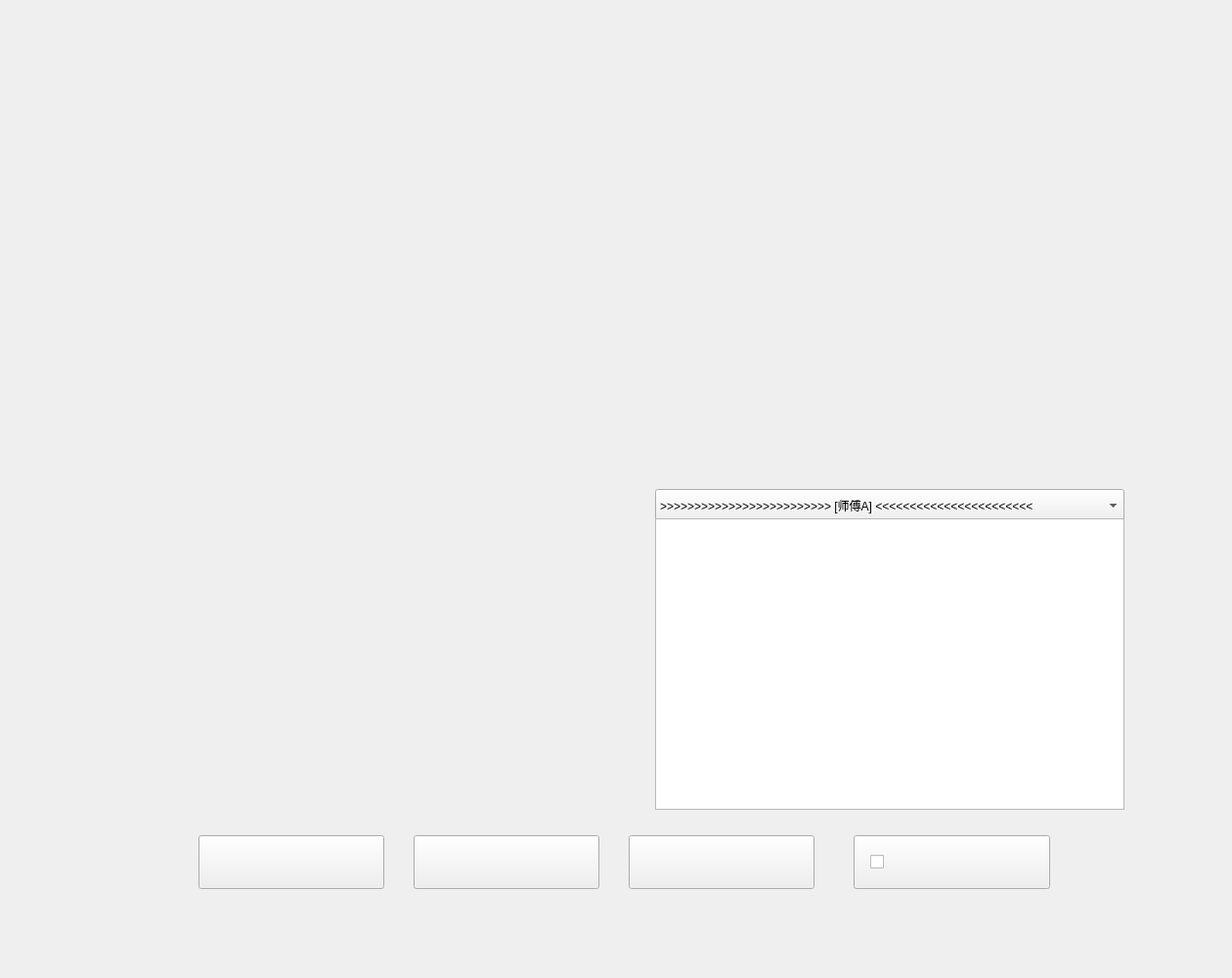
<?xml version="1.0" encoding="UTF-8"?>
<ui version="4.0">
 <class>MainWindow</class>
 <widget class="QMainWindow" name="MainWindow">
  <property name="geometry">
   <rect>
    <x>0</x>
    <y>0</y>
    <width>1260</width>
    <height>1000</height>
   </rect>
  </property>
  <property name="minimumSize">
   <size>
    <width>800</width>
    <height>600</height>
   </size>
  </property>
  <property name="maximumSize">
   <size>
    <width>1920</width>
    <height>1440</height>
   </size>
  </property>
  <property name="windowTitle">
   <string>FitNess Project Display</string>
  </property>
  <property name="styleSheet">
   <string notr="true">border-image: url(:/pic/AIFIT-diban.jpg);</string>
  </property>
  <widget class="QWidget" name="centralwidget">
   <widget class="QTextBrowser" name="textBrowser">
    <property name="geometry">
     <rect>
      <x>670</x>
      <y>530</y>
      <width>480</width>
      <height>298</height>
     </rect>
    </property>
    <property name="font">
     <font>
      <pointsize>16</pointsize>
     </font>
    </property>
    <property name="styleSheet">
     <string notr="true">border-image: url(:/pic/DZSB-di2.png);</string>
    </property>
   </widget>
   <widget class="QLabel" name="label_2">
    <property name="geometry">
     <rect>
      <x>20</x>
      <y>0</y>
      <width>251</width>
      <height>111</height>
     </rect>
    </property>
    <property name="font">
     <font>
      <pointsize>18</pointsize>
     </font>
    </property>
    <property name="styleSheet">
     <string notr="true">border-image: url(:/pic/AIFIT-Logo.png);</string>
    </property>
    <property name="text">
     <string/>
    </property>
    <property name="alignment">
     <set>Qt::AlignCenter</set>
    </property>
   </widget>
   <widget class="QPushButton" name="pushButton_4">
    <property name="geometry">
     <rect>
      <x>203</x>
      <y>854</y>
      <width>190</width>
      <height>55</height>
     </rect>
    </property>
    <property name="font">
     <font>
      <pointsize>18</pointsize>
     </font>
    </property>
    <property name="styleSheet">
     <string notr="true">border-image: url(:/pic/BZDZ.png);</string>
    </property>
   </widget>
   <widget class="QPushButton" name="pushButton_5">
    <property name="geometry">
     <rect>
      <x>423</x>
      <y>854</y>
      <width>190</width>
      <height>55</height>
     </rect>
    </property>
    <property name="font">
     <font>
      <pointsize>18</pointsize>
     </font>
    </property>
    <property name="styleSheet">
     <string notr="true">border-image: url(:/pic/YHSP.png);</string>
    </property>
   </widget>
   <widget class="QLabel" name="label_3">
    <property name="geometry">
     <rect>
      <x>110</x>
      <y>150</y>
      <width>480</width>
      <height>333</height>
     </rect>
    </property>
    <property name="font">
     <font>
      <pointsize>28</pointsize>
     </font>
    </property>
    <property name="styleSheet">
     <string notr="true">
border-image: url(:/pic/BZDZ-di.png);</string>
    </property>
    <property name="text">
     <string/>
    </property>
    <property name="alignment">
     <set>Qt::AlignCenter</set>
    </property>
   </widget>
   <widget class="QLabel" name="label_4">
    <property name="geometry">
     <rect>
      <x>110</x>
      <y>500</y>
      <width>480</width>
      <height>333</height>
     </rect>
    </property>
    <property name="font">
     <font>
      <pointsize>28</pointsize>
     </font>
    </property>
    <property name="focusPolicy">
     <enum>Qt::NoFocus</enum>
    </property>
    <property name="layoutDirection">
     <enum>Qt::LeftToRight</enum>
    </property>
    <property name="styleSheet">
     <string notr="true">
border-image: url(:/pic/YHSP-di.png);</string>
    </property>
    <property name="text">
     <string/>
    </property>
    <property name="alignment">
     <set>Qt::AlignCenter</set>
    </property>
   </widget>
   <widget class="QLabel" name="label_5">
    <property name="geometry">
     <rect>
      <x>670</x>
      <y>150</y>
      <width>480</width>
      <height>333</height>
     </rect>
    </property>
    <property name="font">
     <font>
      <pointsize>28</pointsize>
      <weight>50</weight>
      <bold>false</bold>
     </font>
    </property>
    <property name="styleSheet">
     <string notr="true">border-image: url(:/pic/SPCJ-di.png);
</string>
    </property>
    <property name="text">
     <string/>
    </property>
    <property name="alignment">
     <set>Qt::AlignCenter</set>
    </property>
   </widget>
   <widget class="QComboBox" name="comboBox">
    <property name="geometry">
     <rect>
      <x>670</x>
      <y>500</y>
      <width>480</width>
      <height>34</height>
     </rect>
    </property>
    <property name="styleSheet">
     <string notr="true">border-image: url(:/pic/round1.png);</string>
    </property>
    <item>
     <property name="text">
      <string>&gt;&gt;&gt;&gt;&gt;&gt;&gt;&gt;&gt;&gt;&gt;&gt;&gt;&gt;&gt;&gt;&gt;&gt;&gt;&gt;&gt;&gt;&gt;&gt;&gt; [师傅A] &lt;&lt;&lt;&lt;&lt;&lt;&lt;&lt;&lt;&lt;&lt;&lt;&lt;&lt;&lt;&lt;&lt;&lt;&lt;&lt;&lt;&lt;&lt;</string>
     </property>
    </item>
    <item>
     <property name="text">
      <string>&gt;&gt;&gt;&gt;&gt;&gt;&gt;&gt;&gt;&gt;&gt;&gt;&gt;&gt;&gt;&gt;&gt;&gt;&gt;&gt;&gt;&gt;&gt;&gt;&gt; [师傅B] &lt;&lt;&lt;&lt;&lt;&lt;&lt;&lt;&lt;&lt;&lt;&lt;&lt;&lt;&lt;&lt;&lt;&lt;&lt;&lt;&lt;&lt;&lt;</string>
     </property>
    </item>
   </widget>
   <widget class="QPushButton" name="pushButton_2">
    <property name="geometry">
     <rect>
      <x>643</x>
      <y>854</y>
      <width>190</width>
      <height>55</height>
     </rect>
    </property>
    <property name="styleSheet">
     <string notr="true">border-image: url(:/pic/SPCJ.png);</string>
    </property>
    <property name="text">
     <string/>
    </property>
   </widget>
   <widget class="QPushButton" name="pushButton_3">
    <property name="geometry">
     <rect>
      <x>873</x>
      <y>854</y>
      <width>201</width>
      <height>55</height>
     </rect>
    </property>
    <property name="styleSheet">
     <string notr="true">border-image: url(:/pic/DZSB.png);</string>
    </property>
    <property name="text">
     <string/>
    </property>
   </widget>
   <widget class="QCheckBox" name="checkBox">
    <property name="geometry">
     <rect>
      <x>890</x>
      <y>870</y>
      <width>20</width>
      <height>22</height>
     </rect>
    </property>
    <property name="text">
     <string/>
    </property>
   </widget>
   <widget class="QTextBrowser" name="textBrowser_2">
    <property name="geometry">
     <rect>
      <x>670</x>
      <y>530</y>
      <width>480</width>
      <height>298</height>
     </rect>
    </property>
    <property name="styleSheet">
     <string notr="true">border-image: url(:/pic/DZSB-di.png);</string>
    </property>
   </widget>
   <zorder>textBrowser</zorder>
   <zorder>pushButton_3</zorder>
   <zorder>label_3</zorder>
   <zorder>label_4</zorder>
   <zorder>label_2</zorder>
   <zorder>pushButton_4</zorder>
   <zorder>pushButton_5</zorder>
   <zorder>label_5</zorder>
   <zorder>comboBox</zorder>
   <zorder>pushButton_2</zorder>
   <zorder>checkBox</zorder>
   <zorder>textBrowser_2</zorder>
  </widget>
 </widget>
 <resources>
  <include location="configpic.qrc"/>
 </resources>
 <connections>
  <connection>
   <sender>pushButton_3</sender>
   <signal>clicked()</signal>
   <receiver>textBrowser</receiver>
   <slot>clear()</slot>
   <hints>
    <hint type="sourcelabel">
     <x>1012</x>
     <y>886</y>
    </hint>
    <hint type="destinationlabel">
     <x>930</x>
     <y>779</y>
    </hint>
   </hints>
  </connection>
  <connection>
   <sender>pushButton_3</sender>
   <signal>clicked()</signal>
   <receiver>textBrowser_2</receiver>
   <slot>hide()</slot>
   <hints>
    <hint type="sourcelabel">
     <x>1032</x>
     <y>887</y>
    </hint>
    <hint type="destinationlabel">
     <x>966</x>
     <y>953</y>
    </hint>
   </hints>
  </connection>
 </connections>
</ui>
